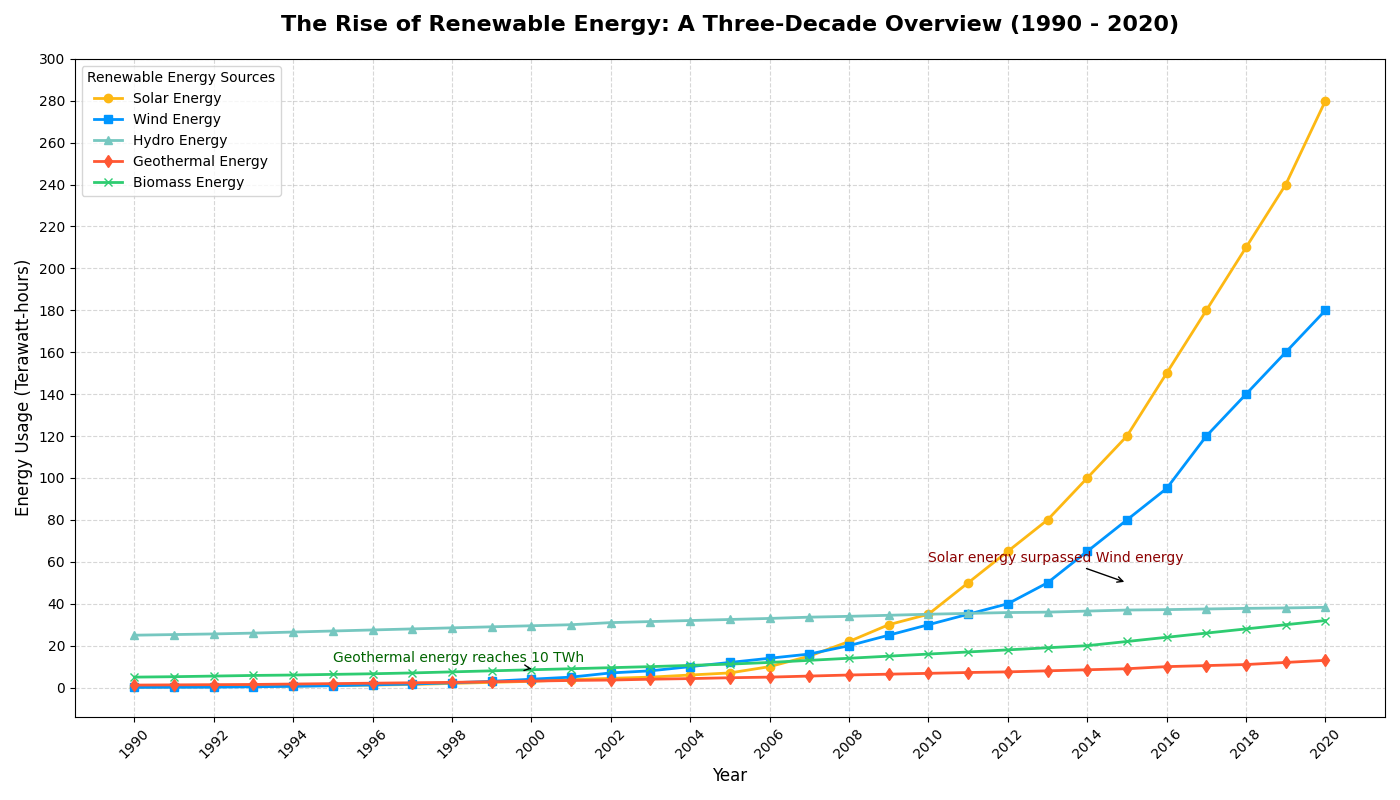

Source code (Python):
import matplotlib.pyplot as plt
import numpy as np

years = np.arange(1990, 2021)
solar_energy = np.array([0.2, 0.3, 0.4, 0.6, 0.8, 1, 1.2, 1.5, 2.0, 2.5, 3.0, 3.8, 4.4, 5.0, 6, 7, 10, 15, 22, 30, 35, 50, 65, 80, 100, 120, 150, 180, 210, 240, 280])
wind_energy = np.array([0.1, 0.15, 0.2, 0.4, 0.6, 0.9, 1.3, 1.7, 2.3, 3, 4, 5, 7, 8, 10, 12, 14, 16, 20, 25, 30, 35, 40, 50, 65, 80, 95, 120, 140, 160, 180])
hydro_energy = np.array([25, 25.3, 25.6, 26, 26.5, 27, 27.5, 28, 28.5, 29, 29.5, 30, 31, 31.5, 32, 32.5, 33, 33.6, 34, 34.5, 35, 35.4, 35.8, 36, 36.5, 37, 37.2, 37.5, 37.8, 38, 38.3])
geothermal_energy = np.array([1.2, 1.3, 1.4, 1.5, 1.7, 1.9, 2.1, 2.3, 2.5, 2.8, 3.1, 3.4, 3.6, 4, 4.3, 4.7, 5, 5.5, 6, 6.4, 6.8, 7.2, 7.5, 8, 8.5, 9, 10, 10.5, 11, 12, 13])
biomass_energy = np.array([5, 5.2, 5.5, 5.8, 6, 6.3, 6.6, 7, 7.5, 8, 8.5, 9, 9.5, 10, 10.6, 11.2, 12, 13, 14, 15, 16, 17, 18, 19, 20, 22, 24, 26, 28, 30, 32])

plt.figure(figsize=(14, 8))

plt.plot(years, solar_energy, color='#FDB813', linestyle='-', linewidth=2, marker='o', label='Solar Energy')
plt.plot(years, wind_energy, color='#0096FF', linestyle='-', linewidth=2, marker='s', label='Wind Energy')
plt.plot(years, hydro_energy, color='#76C7C0', linestyle='-', linewidth=2, marker='^', label='Hydro Energy')
plt.plot(years, geothermal_energy, color='#FF5733', linestyle='-', linewidth=2, marker='d', label='Geothermal Energy')
plt.plot(years, biomass_energy, color='#2ECC71', linestyle='-', linewidth=2, marker='x', label='Biomass Energy')

plt.title('The Rise of Renewable Energy: A Three-Decade Overview (1990 - 2020)', fontsize=16, weight='bold', pad=20)
plt.xlabel('Year', fontsize=12)
plt.ylabel('Energy Usage (Terawatt-hours)', fontsize=12)

plt.grid(True, linestyle='--', alpha=0.5)
plt.xticks(years[::2], rotation=45)
plt.yticks(np.arange(0, 305, 20))

plt.legend(title='Renewable Energy Sources', loc='upper left', fontsize=10)

plt.annotate('Solar energy surpassed Wind energy', xy=(2015, 50), xytext=(2010, 60),
             arrowprops=dict(facecolor='black', arrowstyle='->'), fontsize=10, color='darkred')

plt.annotate('Geothermal energy reaches 10 TWh', xy=(2000, 9), xytext=(1995, 12),
             arrowprops=dict(facecolor='black', arrowstyle='->'), fontsize=10, color='darkgreen')

plt.tight_layout()

plt.show()
